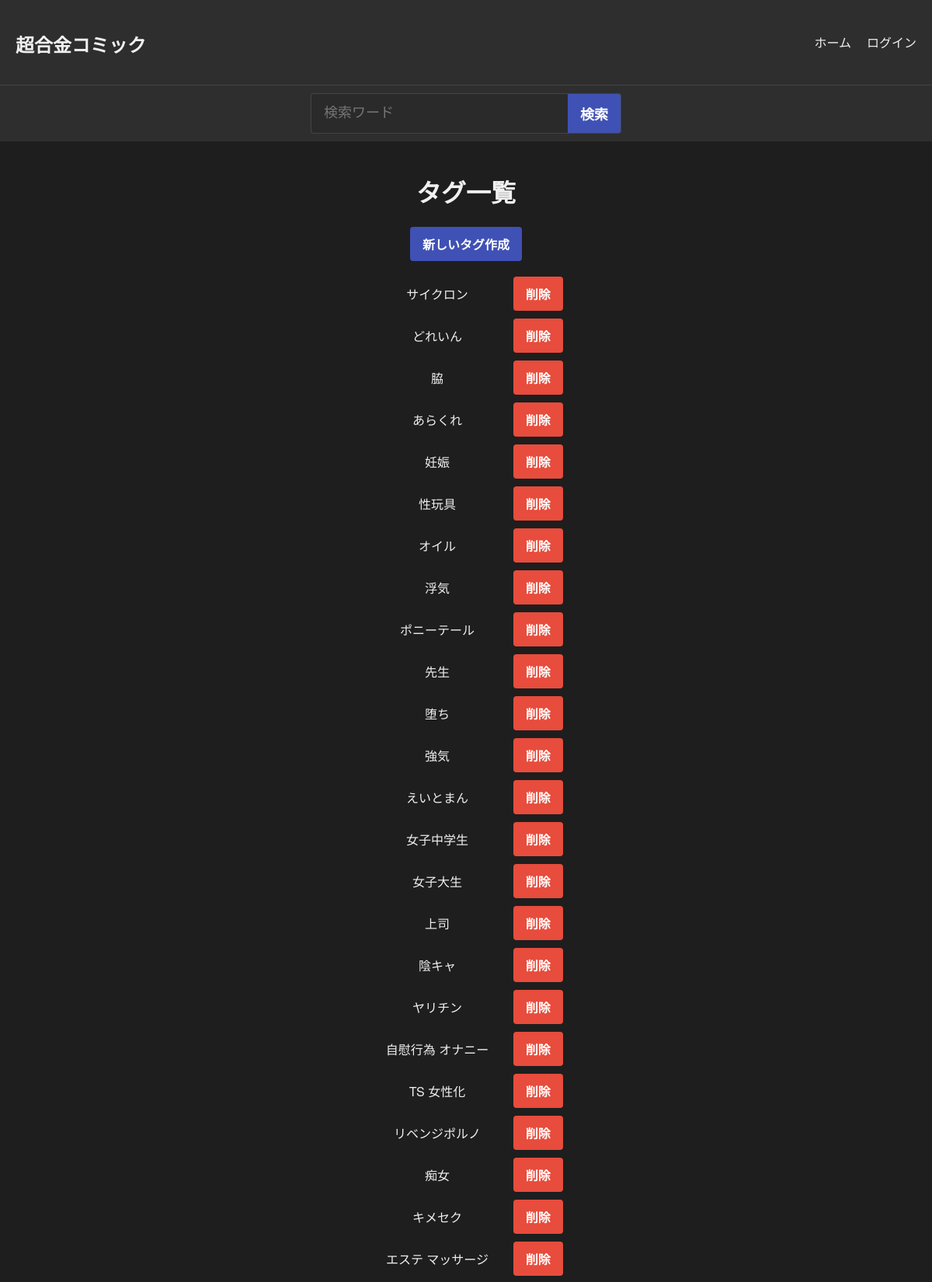
The app's page /tags/ (upper part) with its own data.
### comic_app/models.py (models this page shows, shortened)
class Tag(models.Model):
    name = models.CharField(max_length=50, unique=True)

### comic_app/views.py (the view)
# urls.py: path('tags/', TagListView.as_view(), name='tag_list'),
class TagListView(ListView):
    model = Tag
    template_name = 'comic_app/tag_list.html'
    context_object_name = 'tags'
    ordering = ['-id']

### comic_app/context_processors.py (called while the page is built)
def free_storage(request):
    if request.user.is_superuser:
        total_free_bytes = get_total_free_storage()
        total_free_gb = total_free_bytes / (1024 ** 3)
        storage_str = f"{total_free_gb:.2f} GB"
    else:
        storage_str = ""
    return {'total_free_storage': storage_str}

### comic_app/templates/comic_app/tag_list.html
{% extends "comic_app/base.html" %}
{% load static %}
{% block content %}
<h1>タグ一覧</h1>
<a href="{% url 'tag_create' %}" class="btn btn-primary">新しいタグ作成</a>
<ul style="list-style: none; padding: 0; margin-top: 20px;">
  {% for tag in tags %}
  <li style="margin-bottom: 10px; display: flex; align-items: center; gap: 10px;">
    <span style="flex: 1;">{{ tag.name }}</span>
    <a href="{% url 'tag_delete' tag.pk %}" class="btn btn-danger">削除</a>
  </li>
  {% empty %}
    <p>タグがありません。</p>
  {% endfor %}
</ul>
{% endblock %}

### comic_app/static/css/styles.css (style rules this page uses)
html, body { margin: 0; padding: 0; height: 100%; background-color: #1e1e1e; color: #f0f0f0; font-family: 'Helvetica Neue', Helvetica, Arial, sans-serif; }
button, input[type="submit"], input[type="reset"], input[type="button"], a.btn { display: inline-block; padding: 10px 16px; text-decoration: none; border-radius: 4px; transition: background-color 0.2s ease, transform 0.2s ease; font-size: 16px; font-weight: 600; cursor: pointer; }
a.btn.btn-primary, button.btn.btn-primary, input[type="submit"].btn.btn-primary { background-color: #3f51b5; color: #fff; }
a.btn.btn-danger, button.btn.btn-danger, input[type="submit"].btn.btn-danger { background-color: #e74c3c; color: #fff; }

### records on screen
Tag: name "サイクロン"
Tag: name "どれいん"
Tag: name "脇"
Tag: name "あらくれ"
Tag: name "妊娠"
Tag: name "性玩具"
Tag: name "オイル"
Tag: name "浮気"
Tag: name "ポニーテール"
Tag: name "先生"
Tag: name "堕ち"
Tag: name "強気"
Tag: name "えいとまん"
Tag: name "女子中学生"
Tag: name "女子大生"
Tag: name "上司"
Tag: name "陰キャ"
Tag: name "ヤリチン"
Tag: name "自慰行為 オナニー"
Tag: name "TS 女性化"
Tag: name "リベンジポルノ"
Tag: name "痴女"
Tag: name "キメセク"
Tag: name "エステ マッサージ"
